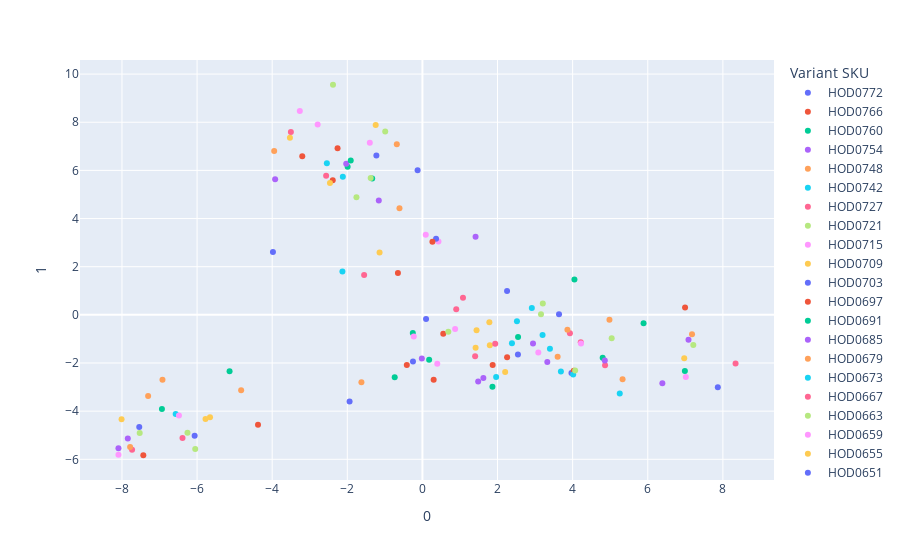

Write notebook code for a chart like this one.
### Code cell
fig = px.scatter(product_df_pca, x='0', y='1', color='Variant SKU')
fig.show()
